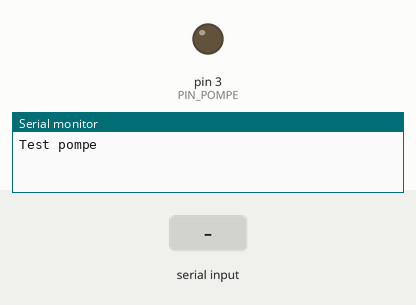
Bench run of a sketch on a simulated Arduino Uno, built with avr-gcc and run on an emulated ATmega328P. Shown: output pins drawn as LEDs (lit = HIGH), the last lines printed to the serial monitor. The inputs (shaded band) are chosen by the test bench.

Above: at 1.2 s.
1.3 s: "90,45\n" received over Serial
At 2.1 s:
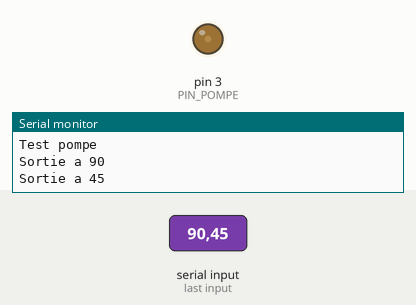
3.8 s: "30,150\n" received over Serial
At 4.6 s:
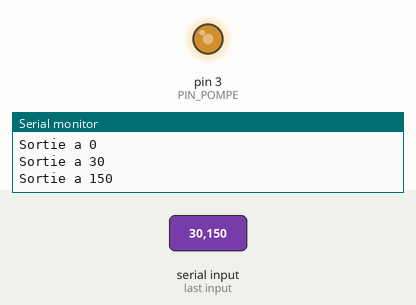
6.3 s: "200\n" received over Serial
At 7.1 s:
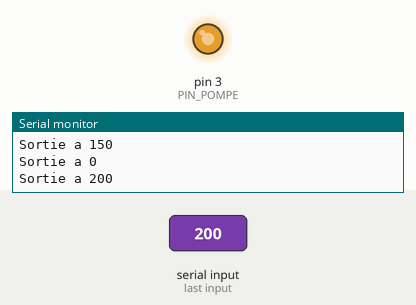
Timing chart, 0 to 9.3 s (numbered marks = the images above; inputs shaded):
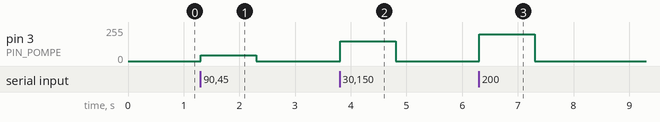

Measured:
- after the input at 1.3 s, pin 3 (PIN_POMPE): 0/255 → 45/255 at once, → 0/255 1.0 s later
- after the input at 3.8 s, pin 3 (PIN_POMPE): 0/255 → 150/255 at once, → 0/255 1.0 s later
- after the input at 6.3 s, pin 3 (PIN_POMPE): 0/255 → 200/255 at once, → 0/255 1.0 s later

The sketch:

test_pompe.ino
```cpp
// la pompe
const int PIN_POMPE = 3; // PWM

void setup(){
  pinMode(PIN_POMPE, OUTPUT);
  analogWrite(PIN_POMPE, 0);
  Serial.begin(9600);
  Serial.println("Test pompe");
}

void loop(){
  if(Serial.available() > 0){
    int entree = Serial.parseInt();
    if((entree >= 0) && (entree <= 255)){
      Serial.print("Sortie a ");
      Serial.println(entree);
      analogWrite(PIN_POMPE, entree);
    }else{
      Serial.println("Erreur !");
    }
  }
}
```
